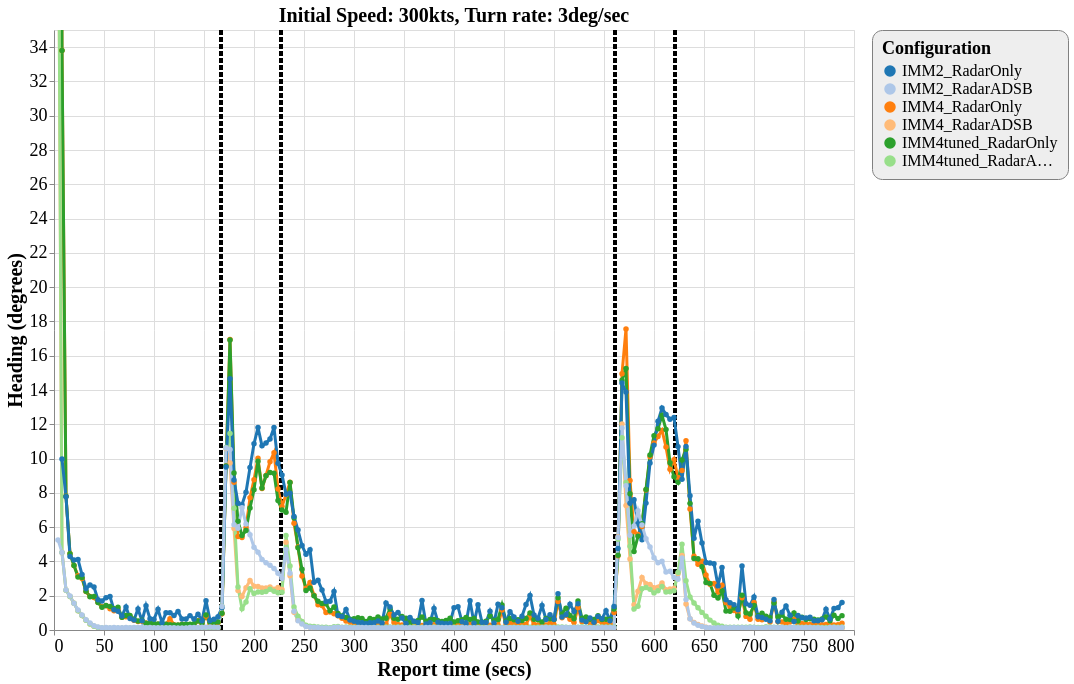

Write a Vega-Lite specification for this figure.
### Vega-Lite specification from a JSON file in a GitHub repository (floating-point values rounded to 4 significant figures; data arrays with more than 128 entries replaced by an {"elided": "..."} marker saying what was removed)
{"config": {"view": {"continuousWidth": 800, "continuousHeight": 600}, "axisX": {"labelFontSize": 18, "titleFontSize": 20}, "axisY": {"labelFontSize": 18, "titleFontSize": 20}, "font": "Times New Roman", "legend": {"cornerRadius": 10, "fillColor": "#EEEEEE", "labelFontSize": 16, "padding": 10, "strokeColor": "gray", "titleFontSize": 18}, "title": {"fontSize": 20}}, "layer": [{"data": {"name": "data-fb805b8b113953d0e6099066e816006d"}, "mark": {"type": "rule", "strokeDash": [5, 2], "strokeWidth": 4}, "encoding": {"color": {"type": "nominal", "field": "color", "scale": null}, "x": {"type": "quantitative", "field": "tt"}}}, {"data": {"name": "data-b3bb2a6fbc331e44620ea2ab712c3820"}, "mark": {"type": "line", "point": true, "strokeWidth": 3}, "encoding": {"color": {"type": "ordinal", "field": "config", "scale": {"scheme": "category20"}, "sort": ["IMM2_RadarOnly", "IMM2_RadarADSB", "IMM4_RadarOnly", "IMM4_RadarADSB", "IMM4tuned_RadarOnly", "IMM4tuned_RadarADSB"], "title": "Configuration"}, "x": {"type": "quantitative", "field": "time", "title": "Report time (secs)"}, "y": {"type": "quantitative", "field": "rmse_hdg", "scale": {"domain": [0, 35], "zero": false}, "title": "Heading (degrees)"}}, "selection": {"selector138": {"type": "interval", "bind": "scales", "encodings": ["x", "y"]}}, "title": "Initial Speed: 300kts, Turn rate: 3deg/sec"}], "$schema": "https://vega.github.io/schema/vega-lite/v4.8.1.json", "datasets": {"data-fb805b8b113953d0e6099066e816006d": [{"tt": 167, "color": "black"}, {"tt": 227, "color": "black"}, {"tt": 561, "color": "black"}, {"tt": 621, "color": "black"}], "data-b3bb2a6fbc331e44620ea2ab712c3820": {"elided": "1181 records"}}}
